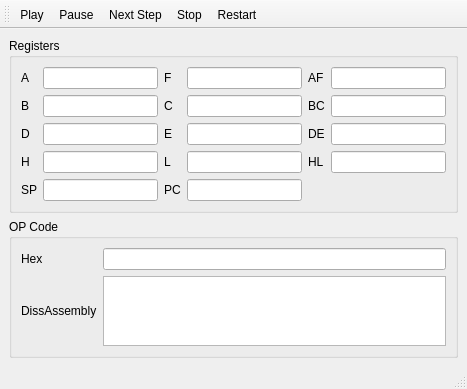
<?xml version="1.0" encoding="UTF-8"?>
<ui version="4.0">
 <class>DebuggerWindow</class>
 <widget class="QMainWindow" name="DebuggerWindow">
  <property name="geometry">
   <rect>
    <x>0</x>
    <y>0</y>
    <width>467</width>
    <height>336</height>
   </rect>
  </property>
  <property name="windowTitle">
   <string>Debugger</string>
  </property>
  <widget class="QWidget" name="centralwidget">
   <layout class="QGridLayout" name="gridLayout_2">
    <item row="0" column="0">
     <widget class="QGroupBox" name="groupBox">
      <property name="title">
       <string>Registers</string>
      </property>
      <layout class="QGridLayout" name="gridLayout">
       <item row="1" column="0">
        <widget class="QLabel" name="label_3">
         <property name="text">
          <string>B</string>
         </property>
        </widget>
       </item>
       <item row="1" column="6">
        <widget class="QLabel" name="label_4">
         <property name="text">
          <string>C</string>
         </property>
        </widget>
       </item>
       <item row="3" column="2">
        <widget class="QLineEdit" name="lineEdit_7"/>
       </item>
       <item row="3" column="0">
        <widget class="QLabel" name="label_7">
         <property name="text">
          <string>H</string>
         </property>
        </widget>
       </item>
       <item row="2" column="8">
        <widget class="QLineEdit" name="lineEdit_6"/>
       </item>
       <item row="4" column="6">
        <widget class="QLabel" name="label_14">
         <property name="text">
          <string>PC</string>
         </property>
        </widget>
       </item>
       <item row="3" column="6">
        <widget class="QLabel" name="label_8">
         <property name="text">
          <string>L</string>
         </property>
        </widget>
       </item>
       <item row="1" column="11">
        <widget class="QLineEdit" name="lineEdit_10"/>
       </item>
       <item row="3" column="8">
        <widget class="QLineEdit" name="lineEdit_8"/>
       </item>
       <item row="3" column="9">
        <widget class="QLabel" name="label_12">
         <property name="text">
          <string>HL</string>
         </property>
        </widget>
       </item>
       <item row="2" column="11">
        <widget class="QLineEdit" name="lineEdit_11"/>
       </item>
       <item row="2" column="9">
        <widget class="QLabel" name="label_11">
         <property name="text">
          <string>DE</string>
         </property>
        </widget>
       </item>
       <item row="0" column="8">
        <widget class="QLineEdit" name="lineEdit_2"/>
       </item>
       <item row="2" column="0">
        <widget class="QLabel" name="label_5">
         <property name="text">
          <string>D</string>
         </property>
        </widget>
       </item>
       <item row="2" column="2">
        <widget class="QLineEdit" name="lineEdit_5"/>
       </item>
       <item row="1" column="2">
        <widget class="QLineEdit" name="lineEdit_3"/>
       </item>
       <item row="2" column="6">
        <widget class="QLabel" name="label_6">
         <property name="text">
          <string>E</string>
         </property>
        </widget>
       </item>
       <item row="0" column="9">
        <widget class="QLabel" name="label_9">
         <property name="text">
          <string>AF</string>
         </property>
        </widget>
       </item>
       <item row="0" column="11">
        <widget class="QLineEdit" name="lineEdit_9"/>
       </item>
       <item row="1" column="9">
        <widget class="QLabel" name="label_10">
         <property name="text">
          <string>BC</string>
         </property>
        </widget>
       </item>
       <item row="3" column="11">
        <widget class="QLineEdit" name="lineEdit_12"/>
       </item>
       <item row="0" column="0">
        <widget class="QLabel" name="label">
         <property name="text">
          <string>A</string>
         </property>
        </widget>
       </item>
       <item row="0" column="2">
        <widget class="QLineEdit" name="lineEdit"/>
       </item>
       <item row="0" column="6">
        <widget class="QLabel" name="label_2">
         <property name="text">
          <string>F</string>
         </property>
        </widget>
       </item>
       <item row="1" column="8">
        <widget class="QLineEdit" name="lineEdit_4"/>
       </item>
       <item row="4" column="0">
        <widget class="QLabel" name="label_13">
         <property name="text">
          <string>SP</string>
         </property>
        </widget>
       </item>
       <item row="4" column="2">
        <widget class="QLineEdit" name="lineEdit_13"/>
       </item>
       <item row="4" column="8">
        <widget class="QLineEdit" name="lineEdit_14"/>
       </item>
      </layout>
     </widget>
    </item>
    <item row="1" column="0">
     <widget class="QGroupBox" name="groupBox_2">
      <property name="title">
       <string>OP Code</string>
      </property>
      <layout class="QGridLayout" name="gridLayout_3">
       <item row="0" column="1">
        <widget class="QLineEdit" name="lineEdit_15"/>
       </item>
       <item row="0" column="0">
        <widget class="QLabel" name="label_15">
         <property name="text">
          <string>Hex</string>
         </property>
        </widget>
       </item>
       <item row="1" column="0">
        <widget class="QLabel" name="label_16">
         <property name="text">
          <string>DissAssembly</string>
         </property>
        </widget>
       </item>
       <item row="1" column="1">
        <widget class="QTextBrowser" name="textBrowser"/>
       </item>
      </layout>
     </widget>
    </item>
   </layout>
  </widget>
  <widget class="QStatusBar" name="statusbar"/>
  <widget class="QToolBar" name="toolBar">
   <property name="windowTitle">
    <string>toolBar</string>
   </property>
   <attribute name="toolBarArea">
    <enum>TopToolBarArea</enum>
   </attribute>
   <attribute name="toolBarBreak">
    <bool>false</bool>
   </attribute>
   <addaction name="actionPlay"/>
   <addaction name="actionPause"/>
   <addaction name="actionNext_Step"/>
   <addaction name="actionStop"/>
   <addaction name="actionRestart"/>
  </widget>
  <action name="actionPlay">
   <property name="text">
    <string>Play</string>
   </property>
  </action>
  <action name="actionPause">
   <property name="text">
    <string>Pause</string>
   </property>
  </action>
  <action name="actionNext_Step">
   <property name="text">
    <string>Next Step</string>
   </property>
  </action>
  <action name="actionStop">
   <property name="text">
    <string>Stop</string>
   </property>
  </action>
  <action name="actionRestart">
   <property name="text">
    <string>Restart</string>
   </property>
  </action>
 </widget>
 <resources/>
 <connections/>
</ui>
